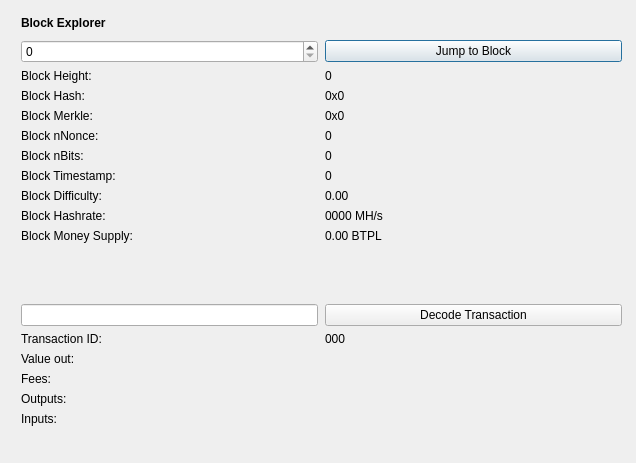
<?xml version="1.0" encoding="UTF-8"?>
<ui version="4.0">
 <class>BlockBrowser</class>
 <widget class="QDialog" name="BlockBrowser">
  <property name="windowModality">
   <enum>Qt::NonModal</enum>
  </property>
  <property name="enabled">
   <bool>true</bool>
  </property>
  <property name="geometry">
   <rect>
    <x>0</x>
    <y>0</y>
    <width>636</width>
    <height>463</height>
   </rect>
  </property>
  <property name="sizePolicy">
   <sizepolicy hsizetype="Preferred" vsizetype="Preferred">
    <horstretch>0</horstretch>
    <verstretch>0</verstretch>
   </sizepolicy>
  </property>
  <property name="minimumSize">
   <size>
    <width>0</width>
    <height>0</height>
   </size>
  </property>
  <property name="acceptDrops">
   <bool>false</bool>
  </property>
  <property name="windowTitle">
   <string>Testcoin Block Explorer</string>
  </property>
  <layout class="QGridLayout">
   <property name="sizeConstraint">
    <enum>QLayout::SetMaximumSize</enum>
   </property>
   <property name="leftMargin">
    <number>21</number>
   </property>
   <property name="topMargin">
    <number>10</number>
   </property>
   <property name="rightMargin">
    <number>10</number>
   </property>
   <item row="1" column="0">
    <widget class="QWidget" name="widget" native="true">
     <widget class="QWidget" name="layoutWidgetBE1">
      <property name="geometry">
       <rect>
        <x>0</x>
        <y>0</y>
        <width>601</width>
        <height>27</height>
       </rect>
      </property>
      <layout class="QHBoxLayout" name="horizontalLayoutBE">
       <property name="spacing">
        <number>7</number>
       </property>
       <item>
        <widget class="QLabel" name="labelBlockExplorer">
         <property name="sizePolicy">
          <sizepolicy hsizetype="Preferred" vsizetype="Maximum">
           <horstretch>0</horstretch>
           <verstretch>0</verstretch>
          </sizepolicy>
         </property>
         <property name="font">
          <font>
           <weight>75</weight>
           <bold>true</bold>
          </font>
         </property>
         <property name="styleSheet">
          <string notr="true">font-weight:bold;</string>
         </property>
         <property name="text">
          <string>Block Explorer</string>
         </property>
        </widget>
       </item>
       <item>
        <spacer name="horizontalSpacerBE">
         <property name="orientation">
          <enum>Qt::Horizontal</enum>
         </property>
         <property name="sizeHint" stdset="0">
          <size>
           <width>40</width>
           <height>20</height>
          </size>
         </property>
        </spacer>
       </item>
      </layout>
     </widget>
     <widget class="QWidget" name="layoutWidgetBE2">
      <property name="geometry">
       <rect>
        <x>0</x>
        <y>30</y>
        <width>601</width>
        <height>441</height>
       </rect>
      </property>
      <layout class="QGridLayout" name="gridLayoutBE" rowstretch="0,0,0,0,0,0,0,0,0,0,0,0,0,0,0,0,0,0,0,0" columnstretch="0,0">
       <property name="sizeConstraint">
        <enum>QLayout::SetDefaultConstraint</enum>
       </property>
       <property name="horizontalSpacing">
        <number>7</number>
       </property>
       <item row="8" column="1">
        <widget class="QLabel" name="timeBox">
         <property name="text">
          <string>0</string>
         </property>
         <property name="textInteractionFlags">
          <set>Qt::LinksAccessibleByMouse|Qt::TextSelectableByMouse</set>
         </property>
        </widget>
       </item>
       <item row="4" column="0">
        <widget class="QLabel" name="hashLabel">
         <property name="text">
          <string>Block Hash:</string>
         </property>
        </widget>
       </item>
       <item row="7" column="0">
        <widget class="QLabel" name="bitsLabel">
         <property name="text">
          <string>Block nBits:</string>
         </property>
        </widget>
       </item>
       <item row="5" column="1">
        <widget class="QLabel" name="merkleBox">
         <property name="minimumSize">
          <size>
           <width>187</width>
           <height>0</height>
          </size>
         </property>
         <property name="text">
          <string>0x0</string>
         </property>
         <property name="textInteractionFlags">
          <set>Qt::LinksAccessibleByMouse|Qt::TextSelectableByMouse</set>
         </property>
        </widget>
       </item>
       <item row="1" column="0">
        <widget class="QSpinBox" name="heightBox">
         <property name="sizePolicy">
          <sizepolicy hsizetype="Preferred" vsizetype="Fixed">
           <horstretch>0</horstretch>
           <verstretch>0</verstretch>
          </sizepolicy>
         </property>
         <property name="maximum">
          <number>99999999</number>
         </property>
        </widget>
       </item>
       <item row="10" column="1">
        <widget class="QLabel" name="hashRateBox">
         <property name="text">
          <string>0000 MH/s</string>
         </property>
         <property name="textInteractionFlags">
          <set>Qt::LinksAccessibleByMouse|Qt::TextSelectableByMouse</set>
         </property>
        </widget>
       </item>
       <item row="12" column="0">
        <spacer name="verticalSpacer_2">
         <property name="orientation">
          <enum>Qt::Vertical</enum>
         </property>
         <property name="sizeHint" stdset="0">
          <size>
           <width>20</width>
           <height>20</height>
          </size>
         </property>
        </spacer>
       </item>
       <item row="3" column="0">
        <widget class="QLabel" name="heightLabelBE2">
         <property name="text">
          <string>Block Height:</string>
         </property>
        </widget>
       </item>
       <item row="4" column="1">
        <widget class="QLabel" name="hashBox">
         <property name="enabled">
          <bool>true</bool>
         </property>
         <property name="sizePolicy">
          <sizepolicy hsizetype="Preferred" vsizetype="Preferred">
           <horstretch>0</horstretch>
           <verstretch>0</verstretch>
          </sizepolicy>
         </property>
         <property name="minimumSize">
          <size>
           <width>0</width>
           <height>0</height>
          </size>
         </property>
         <property name="text">
          <string>0x0</string>
         </property>
         <property name="textInteractionFlags">
          <set>Qt::LinksAccessibleByMouse|Qt::TextSelectableByMouse</set>
         </property>
        </widget>
       </item>
       <item row="5" column="0">
        <widget class="QLabel" name="merkleLabel">
         <property name="text">
          <string>Block Merkle:</string>
         </property>
        </widget>
       </item>
       <item row="6" column="0">
        <widget class="QLabel" name="nonceLabel">
         <property name="text">
          <string>Block nNonce:</string>
         </property>
        </widget>
       </item>
       <item row="3" column="1">
        <widget class="QLabel" name="heightLabelBE1">
         <property name="text">
          <string>0</string>
         </property>
         <property name="textInteractionFlags">
          <set>Qt::LinksAccessibleByMouse|Qt::TextSelectableByMouse</set>
         </property>
        </widget>
       </item>
       <item row="11" column="0">
        <widget class="QLabel" name="moneySupplyLabel">
         <property name="text">
          <string>Block Money Supply:</string>
         </property>
        </widget>
       </item>
       <item row="11" column="1">
        <widget class="QLabel" name="moneySupplyBox">
         <property name="text">
          <string>0.00 BTPL</string>
         </property>
         <property name="textInteractionFlags">
          <set>Qt::LinksAccessibleByMouse|Qt::TextSelectableByMouse</set>
         </property>
        </widget>
       </item>
       <item row="1" column="1">
        <widget class="QPushButton" name="blockButton">
         <property name="styleSheet">
          <string notr="true"/>
         </property>
         <property name="text">
          <string>Jump to Block</string>
         </property>
        </widget>
       </item>
       <item row="13" column="0">
        <widget class="QLineEdit" name="txBox">
         <property name="sizePolicy">
          <sizepolicy hsizetype="Preferred" vsizetype="Fixed">
           <horstretch>0</horstretch>
           <verstretch>0</verstretch>
          </sizepolicy>
         </property>
         <property name="inputMask">
          <string comment="Transaction id" extracomment="Transaction id"/>
         </property>
        </widget>
       </item>
       <item row="13" column="1">
        <widget class="QPushButton" name="txButton">
         <property name="styleSheet">
          <string notr="true"/>
         </property>
         <property name="text">
          <string>Decode Transaction</string>
         </property>
        </widget>
       </item>
       <item row="14" column="0">
        <widget class="QLabel" name="txLabel">
         <property name="text">
          <string>Transaction ID:</string>
         </property>
        </widget>
       </item>
       <item row="15" column="1">
        <widget class="QLabel" name="valueBox">
         <property name="text">
          <string/>
         </property>
         <property name="textInteractionFlags">
          <set>Qt::LinksAccessibleByMouse|Qt::TextSelectableByMouse</set>
         </property>
        </widget>
       </item>
       <item row="7" column="1">
        <widget class="QLabel" name="bitsBox">
         <property name="text">
          <string>0</string>
         </property>
         <property name="textInteractionFlags">
          <set>Qt::LinksAccessibleByMouse|Qt::TextSelectableByMouse</set>
         </property>
        </widget>
       </item>
       <item row="6" column="1">
        <widget class="QLabel" name="nonceBox">
         <property name="text">
          <string>0</string>
         </property>
         <property name="textInteractionFlags">
          <set>Qt::LinksAccessibleByMouse|Qt::TextSelectableByMouse</set>
         </property>
        </widget>
       </item>
       <item row="9" column="1">
        <widget class="QLabel" name="diffBox">
         <property name="text">
          <string>0.00</string>
         </property>
         <property name="textInteractionFlags">
          <set>Qt::LinksAccessibleByMouse|Qt::TextSelectableByMouse</set>
         </property>
        </widget>
       </item>
       <item row="14" column="1">
        <widget class="QLabel" name="txID">
         <property name="text">
          <string>000</string>
         </property>
         <property name="textInteractionFlags">
          <set>Qt::LinksAccessibleByMouse|Qt::TextSelectableByMouse</set>
         </property>
        </widget>
       </item>
       <item row="10" column="0">
        <widget class="QLabel" name="hashRateLabel">
         <property name="text">
          <string>Block Hashrate:</string>
         </property>
        </widget>
       </item>
       <item row="15" column="0">
        <widget class="QLabel" name="valueLabel">
         <property name="text">
          <string>Value out:</string>
         </property>
        </widget>
       </item>
       <item row="8" column="0">
        <widget class="QLabel" name="timeLabel">
         <property name="text">
          <string>Block Timestamp:</string>
         </property>
        </widget>
       </item>
       <item row="9" column="0">
        <widget class="QLabel" name="diffLabel">
         <property name="text">
          <string>Block Difficulty:</string>
         </property>
        </widget>
       </item>
       <item row="17" column="1">
        <widget class="QLabel" name="outputBox">
         <property name="text">
          <string/>
         </property>
         <property name="alignment">
          <set>Qt::AlignLeading|Qt::AlignLeft|Qt::AlignTop</set>
         </property>
         <property name="textInteractionFlags">
          <set>Qt::LinksAccessibleByMouse|Qt::TextSelectableByMouse</set>
         </property>
        </widget>
       </item>
       <item row="19" column="0">
        <spacer name="verticalSpacer">
         <property name="orientation">
          <enum>Qt::Vertical</enum>
         </property>
         <property name="sizeHint" stdset="0">
          <size>
           <width>20</width>
           <height>40</height>
          </size>
         </property>
        </spacer>
       </item>
       <item row="16" column="1">
        <widget class="QLabel" name="feesBox">
         <property name="text">
          <string/>
         </property>
         <property name="textInteractionFlags">
          <set>Qt::LinksAccessibleByMouse|Qt::TextSelectableByMouse</set>
         </property>
        </widget>
       </item>
       <item row="18" column="0">
        <widget class="QLabel" name="inputLabel">
         <property name="text">
          <string>Inputs:</string>
         </property>
         <property name="alignment">
          <set>Qt::AlignLeading|Qt::AlignLeft|Qt::AlignTop</set>
         </property>
        </widget>
       </item>
       <item row="17" column="0">
        <widget class="QLabel" name="outputLabel">
         <property name="text">
          <string>Outputs:</string>
         </property>
         <property name="alignment">
          <set>Qt::AlignLeading|Qt::AlignLeft|Qt::AlignTop</set>
         </property>
        </widget>
       </item>
       <item row="18" column="1">
        <widget class="QLabel" name="inputBox">
         <property name="text">
          <string/>
         </property>
         <property name="alignment">
          <set>Qt::AlignLeading|Qt::AlignLeft|Qt::AlignTop</set>
         </property>
         <property name="textInteractionFlags">
          <set>Qt::LinksAccessibleByMouse|Qt::TextSelectableByMouse</set>
         </property>
        </widget>
       </item>
       <item row="16" column="0">
        <widget class="QLabel" name="feesLabel">
         <property name="text">
          <string>Fees:</string>
         </property>
        </widget>
       </item>
      </layout>
     </widget>
    </widget>
   </item>
  </layout>
 </widget>
 <resources/>
 <connections/>
</ui>
